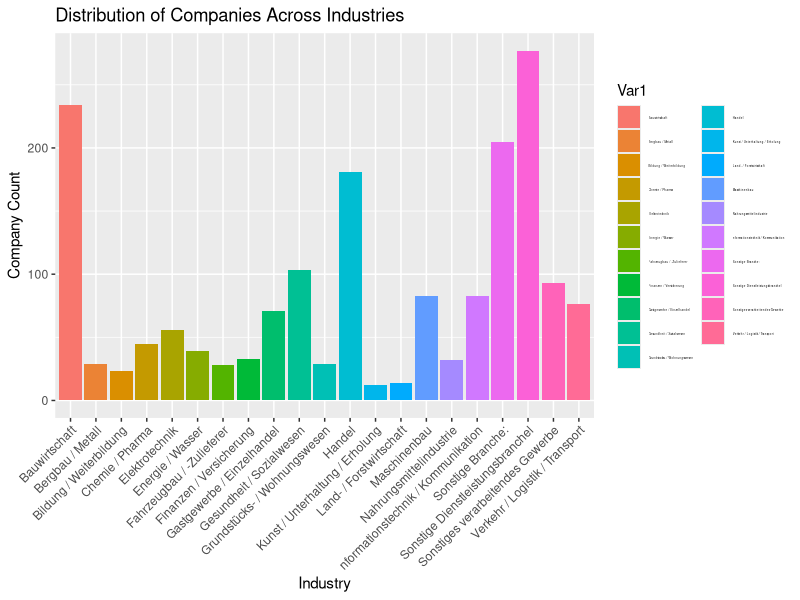
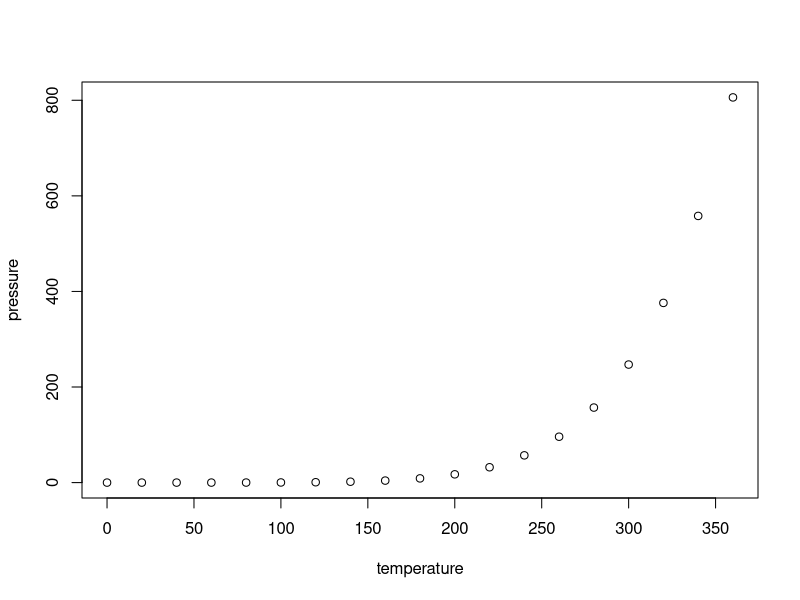

These charts were generated, in order, by the following R code:
## ---- chunk 1
library(readxl)
library(dplyr)
library(ggplot2)
data<-read_excel("MUE.2022.for.LMU.xlsx")
dselect <- data %>% select(SERIAL,A003)
#print(dselect)
replace <- c("1"="Bauwirtschaft","2"="Bergbau / Metall","3"="Bildung / Weiterbildung","4"="Chemie / Pharma","5"="Elektrotechnik","6"="Energie / Wasser","7"="Fahrzeugbau / -Zulieferer","8"="Finanzen / Versicherung","9"="Gastgewerbe / Einzelhandel","10"="Gesundheit / Sozialwesen","11"="Grundstücks- / Wohnungswesen","12"="Handel","13"="nformationstechnik / Kommunikation","14"="Kunst / Unterhaltung / Erholung","15"="Land- / Forstwirtschaft","16"="Maschinenbau","17"="Nahrungsmittelindustrie","18"="Verkehr / Logistik / Transport","19"="Sonstige Dienstleistungsbranchel","20"="Sonstiges verarbeitendes Gewerbe","21"="Sonstige Branche:")
dselect$A003 <- replace[as.character(dselect$A003)]
#print(dselect)
industry_counts <- as.data.frame(table(dselect$A003)) 
#industry_counts
ggplot(industry_counts, aes(y=Freq,x= Var1, fill=Var1)) +
  geom_bar(stat = "identity") +
  labs(x = "Industry", y = "Company Count") +
  ggtitle("Distribution of Companies Across Industries") +
  theme(axis.text.x = element_text(angle = 45, hjust = 1))+
  theme(legend.text = element_text(size = 2))
## ---- chunk 2
knitr::opts_chunk$set(echo = TRUE)
## ---- chunk 3
summary(cars)
## ---- chunk 4
plot(pressure)
